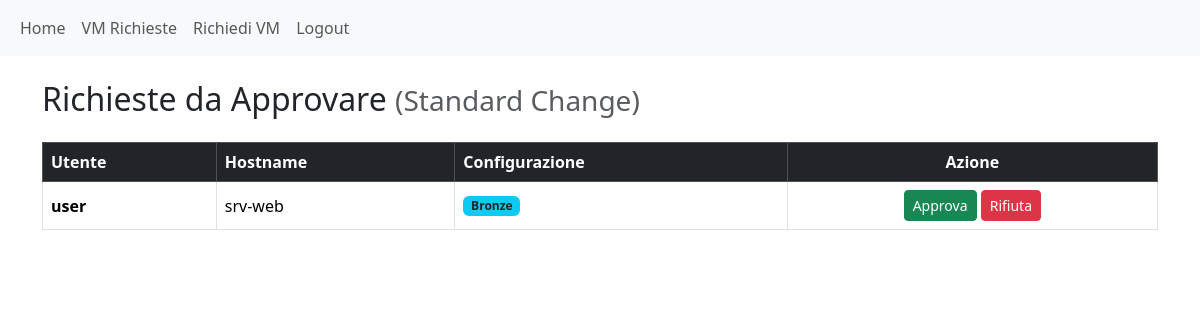
Page /admin/dashboard (signed in) on the committed database.
### models/model.py (models this page shows, shortened)
class VMRequest(db.Model):
    id = db.Column(db.Integer, primary_key=True)
    user_id = db.Column(db.Integer, db.ForeignKey('user.id'), nullable=False)
    config_name = db.Column(db.String(50), nullable=False)
    hostname = db.Column(db.String(100), nullable=False)
    status = db.Column(db.String(20), default='pending')
    created_at = db.Column(db.DateTime, default=datetime.utcnow)
    vm_id = db.Column(db.Integer, nullable=True)
    ip_address = db.Column(db.String(50), nullable=True)
    vm_user = db.Column(db.String(50), nullable=True)
    vm_password = db.Column(db.String(100), nullable=True)
    ssh_key = db.Column(db.Text, nullable=True)

class User(UserMixin,db.Model):
    id = db.Column(db.Integer, primary_key = True)
    username = db.Column(db.String(80), unique = True, nullable = False)
    email = db.Column(db.String(120), unique=True, nullable=False)
    password_hash = db.Column(db.String(128))
    role = db.Column(db.String(20), default='user')
    vms = db.relationship('VMRequest', backref='owner', lazy=True)

### routes/admin.py (the view)
@app.route('/dashboard')
def admin_dashboard():
    richieste = VMRequest.query.filter_by(status='pending').all()
    return render_template('admin/admin-dashboard.html', pending_requests=richieste)

### app.py (called while the page is built)
@login_manager.user_loader
def load_user_callback(user_id):
    stmt = db.select(User).filter_by(id=user_id)
    user = db.session.execute(stmt).scalar_one_or_none()
    return user

### templates/admin/admin-dashboard.html (shortened to what this page needs)
{% extends "base.html" %}
{% block content %}
<div class="container mt-4">
    <h2 class="mb-4">Richieste da Approvare <small class="text-muted">(Standard Change)</small></h2>
    {% if pending_requests %}
    <div class="table-responsive">
        <table class="table table-bordered table-hover align-middle">
            <thead class="table-dark">
                <tr>
                    <th>Utente</th>
                    <th>Hostname</th>
                    <th>Configurazione</th>
                    <th class="text-center">Azione</th>
                </tr>
            </thead>
            <tbody>
                {% for req in pending_requests %}
                <tr>
                    <td><strong>{{ req.owner.username }}</strong></td>
                    <td>{{ req.hostname }}</td>
                    <td>
                        <span class="badge bg-info text-dark">
                            {{ req.config_name }}
                        </span>
                    </td>
                    <td class="text-center">
                        <form action="{{ url_for('admin.approve_vm', request_id=req.id) }}" method="POST" class="d-inline">
                            <button type="submit" class="btn btn-success btn-sm">
                                Approva
                            </button>
                        </form>
                        <form action="{{ url_for('admin.reject_vm', request_id=req.id) }}" method="POST" class="d-inline">
                            <button type="submit" class="btn btn-danger btn-sm">
                                Rifiuta
                            </button>
                        </form>
                    </td>
                </tr>
                {% endfor %}
            </tbody>
        </table>
    </div>
    {% else %}
        <div class="alert alert-info">
            Nessuna richiesta in attesa.
        </div>
    {% endif %}
</div>
{% endblock %}

### rows in the picture
VMRequest: owner.username "user", hostname "srv-web", config_name "Bronze"
